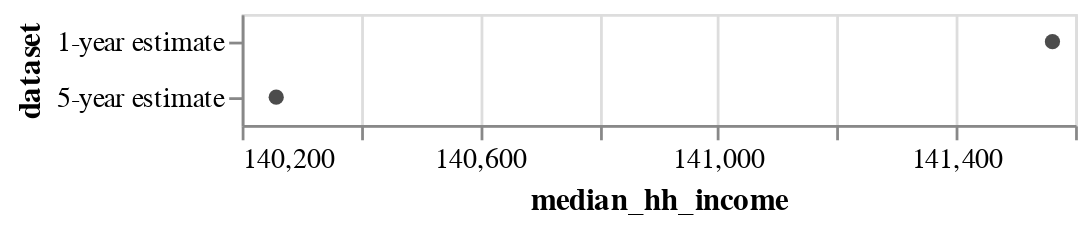

Source (notebook cell):
### Markdown cell above
### Visualizing confident intervals

We can use Altair to visualize confidence intervals. Visualization is beyond the scope of this notebook, so we won't go too deep into how to create charts.

#### Create the estimates chart

We will use `mark_point` to create a point chart and set the horizontal (X) axis to the median household income. The vertical (Y) axis, will be the dataset.

### Code cell
estimates = alt.Chart(
    data
).mark_point(
    filled=True,
    color='black'
).encode(
    alt.X('median_hh_income').scale(zero=False),
    y='dataset'
)
estimates

### Figure 1 — Vega-Lite specification as saved in the notebook (floating-point values rounded to 4 significant figures)
{"config": {"view": {"continuousWidth": 300, "continuousHeight": 300}}, "data": {"name": "data-10cac06500215b2dafc02c43f02ed229"}, "mark": {"type": "point", "color": "black", "filled": true}, "encoding": {"x": {"field": "median_hh_income", "scale": {"zero": false}, "type": "quantitative"}, "y": {"field": "dataset", "type": "nominal"}}, "$schema": "https://vega.github.io/schema/vega-lite/v5.16.3.json", "datasets": {"data-10cac06500215b2dafc02c43f02ed229": [{"median_hh_income": 141600.0, "margin_of_error": 2669.0, "state": "06", "county": "085", "dataset": "1-year estimate", "geo_name": "Santa Clara County", "lower_bound": 138900.0, "upper_bound": 144200.0}, {"median_hh_income": 140300.0, "margin_of_error": 1577.0, "state": "06", "county": "085", "dataset": "5-year estimate", "geo_name": "Santa Clara County", "lower_bound": 138700.0, "upper_bound": 141800.0}]}}
